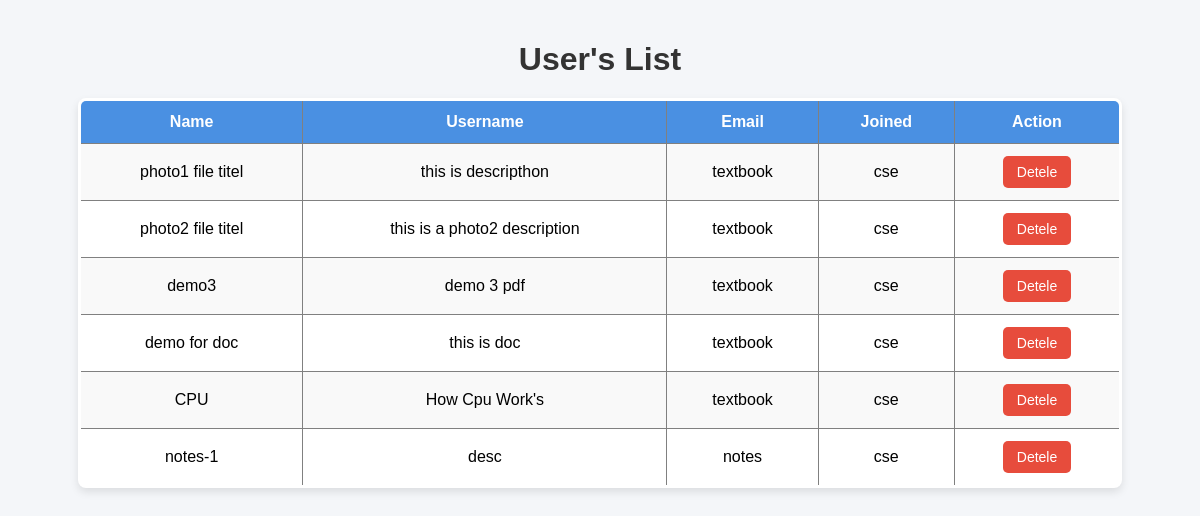
/admin/files (signed in), run on an earlier commit of the app's database.
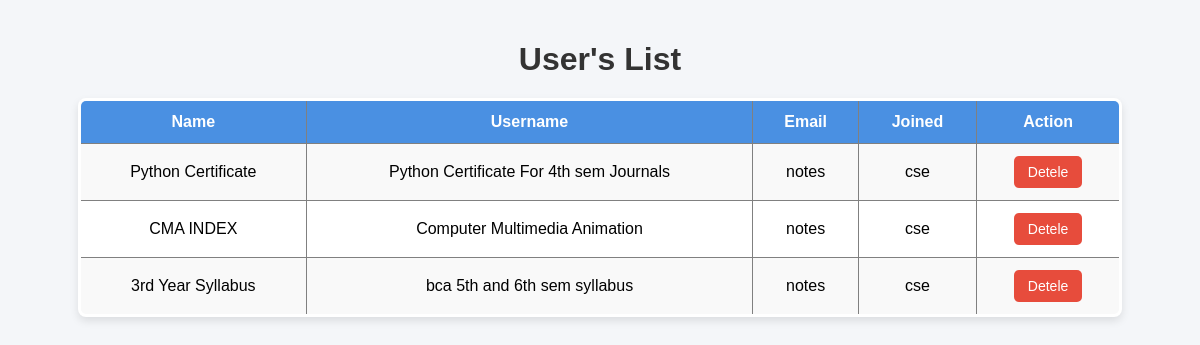
And on a later commit of the database.
### tables this page shows
CREATE TABLE files_metadata (
            id INTEGER PRIMARY KEY AUTOINCREMENT,
            title TEXT NOT NULL,
            description TEXT,
            category TEXT NOT NULL,
            year INTEGER NOT NULL,
            branch TEXT NOT NULL,
            sem INTEGER NOT NULL,
            subject TEXT NOT NULL,
            filename TEXT NOT NULL,
            file_id TEXT,
            uploaded_by TEXT NOT NULL,
            uploaded_at TIMESTAMP DEFAULT CURRENT_TIMESTAMP
        );

### admin.py (the view)
@admin_bp.route('/files',methods=['GET','POST'])
def files():
    err = ''
    db = sqlite3.connect("notesapp.db")
    c = db.cursor()
    try:
        files_data = c.execute("select * from files_metadata").fetchall()
        id = request.form.get("user_id")
        if id :
            c.execute("delete from files_metadata where id = ?",(id,))
            db.commit()
            err = "file deletd sussefully !"
    except Exception as e:
        err = f"Error: {e}"
    finally:
        db.close()
    return render_template("admin/user_data.html",data = files_data,err = err)

### admin.py (called while the page is built)
@admin_bp.before_request
def require_login():
    routes_to_avoid = ['admin.admin_login',"admin.admin_logout",'static']
    if request.endpoint not in routes_to_avoid and 'admin' not in session:
        return redirect(url_for('admin.admin_login'))

### app.py (called while the page is built)
@app.before_request
def require_login():
    if request.blueprint == 'admin':
        return
    routes_to_avoid = ['dashboard','auth.login','auth.register','auth.logout','admin.admin_login','static']
    if request.endpoint not in routes_to_avoid and 'user_id' not in session:
        return redirect(url_for('auth.login'))

### templates/admin/user_data.html (shortened to what this page needs)
<!DOCTYPE html>
<html lang="en">
<head>
    <link rel="stylesheet" href="{{ url_for('static', filename='user_data.css') }}">
</head>
<body>
    <h1>User's List</h1>
    {% if data %}
    <table border="3">
        <tr>
            <th>Name</th>
            <th>Username</th>
            <th>Email</th>
            <th>Joined</th>
            <th>Action</th>
        </tr>
        {% for user in data %}
        <tr>
            <td>{{user[1]}}</td>
            <td>{{user[2]}}</td>
            <td>{{user[3]}}</td>
            <td>{{user[5]}}</td>
            <td>
                <form method="post" onsubmit="return confirm('Are you sure you want to delete this user?');"
                    style="display:inline;">
                    <button class="delete-btn" name="user_id" value="{{ user[0] }}">Detele</button>
                </form>
            </td>
        </tr>
        {% endfor %}
    </table>
    {% endif %}
</body>
</html>

### static/user_data.css (style rules this page uses)
body { font-family: Arial, sans-serif; background: #f4f6f9; margin: 0; padding: 20px; }
h1 { text-align: center; color: #333; margin-bottom: 20px; }
table { width: 90%; margin: auto; border-collapse: collapse; background: white; box-shadow: 0px 4px 8px rgba(0, 0, 0, 0.1); border-radius: 8px; overflow: hidden; }
th, td { padding: 12px 15px; text-align: center; }
th { background: #4a90e2; color: white; font-size: 16px; }
tr:nth-child(even) { background: #f9f9f9; }
.delete-btn { background: #e74c3c; color: white; border: none; padding: 8px 14px; border-radius: 5px; cursor: pointer; font-size: 14px; transition: background 0.3s, transform 0.2s; }

What changed in the data, as far as the page shows it:
removed files_metadata: title "demo for doc", description "this is doc", category "textbook", branch "cse", {{ user[0] }} 4 (drawn)
removed files_metadata: title "CPU", description "How Cpu Work's", category "textbook", branch "cse", {{ user[0] }} 5 (drawn)
removed files_metadata: title "notes-1", description "desc", category "notes", branch "cse", {{ user[0] }} 6 (drawn)
changed files_metadata: title "photo1 file titel" → "Python Certificate"; description "this is descripthon" → "Python Certificate For 4th sem Journals"; category "textbook" → "notes"
changed files_metadata: title "photo2 file titel" → "CMA INDEX"; description "this is a photo2 description" → "Computer Multimedia Animation"; category "textbook" → "notes"
changed files_metadata: title "demo3" → "3rd Year Syllabus"; description "demo 3 pdf" → "bca 5th and 6th sem syllabus"; category "textbook" → "notes"
